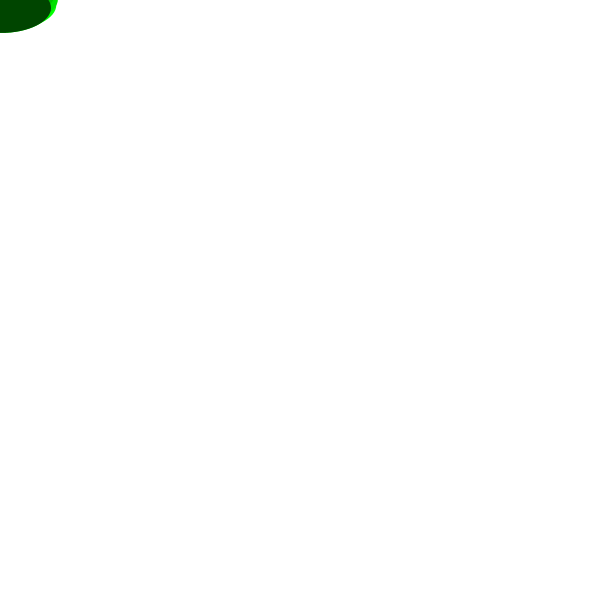
Frame 1 (no input)
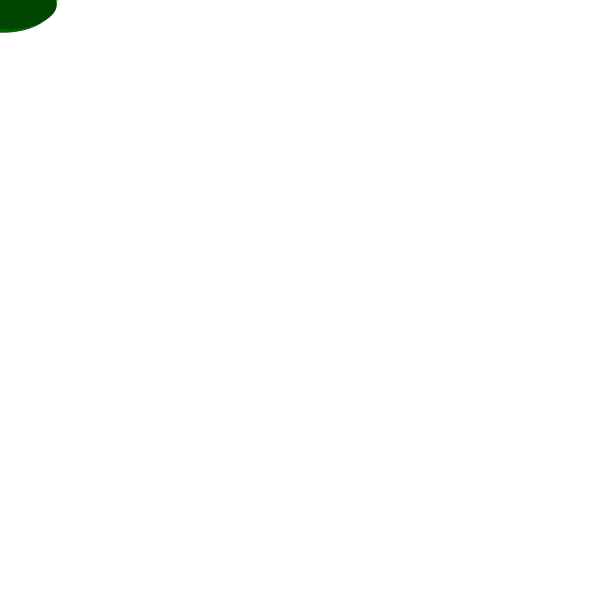
Frame 60 (the mouse pressed at the canvas centre just before this capture)
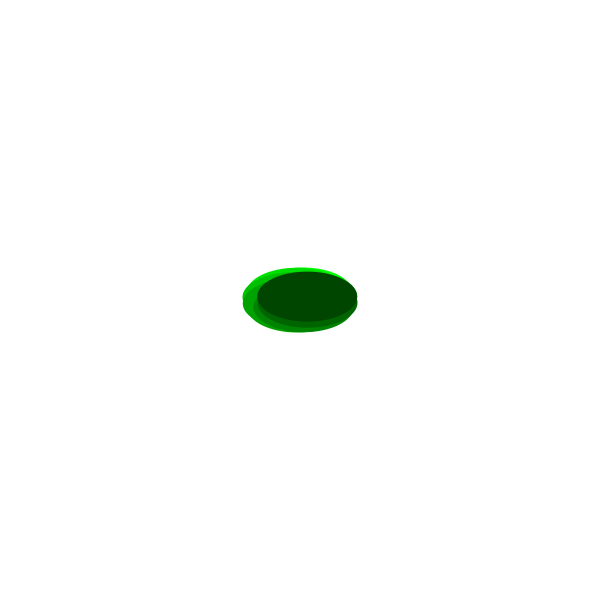
Frame 120 (the mouse held since frame 60 and released just before this capture)

The Processing sketch that drew these frames (run headless with seeded random() and noise(); from frame 60 on, the mouse is pressed at the canvas centre):

// Processing sketch: Better_wheel_of_death
// ── Better_wheel_of_death.pde
float time;
float x;
float direction;
color[] wheels = new color[8];
String c = "g";

void setup() {
  size(600, 600);
  time = 0;
  x = 0;
  frameRate(60);
}

void draw() {
  noStroke();
  noCursor();
  background(255);
  translate(mouseX, mouseY);
  if (time <= 1) {
    time += .02;
  } else {
    time = 0;
    time += 1/60;
  }
  x = map(time, 0, 1, 0, TWO_PI);
  for (int i = wheels.length-1; i >= 0; i --) {
    if (c == "g") {
      wheels[i] = color(0, 255-(i*(255/8)), 0);
    }
    if (c == "r") {
      wheels[i] = color(255-(i*(255/8)), 0, 0);
    }
    if (c == "b") {
      wheels[i] = color(0, 0, 255-(i*(255/8)));
    }
  }
  for (float i = 0; i < TWO_PI; i += PI/4) {
    fill(wheels[int(i)]);
    ellipse(8*sin(x+i), 8*cos(x+i), 100, 50);
  }
  println(time);
  direction += PI/160;
}
